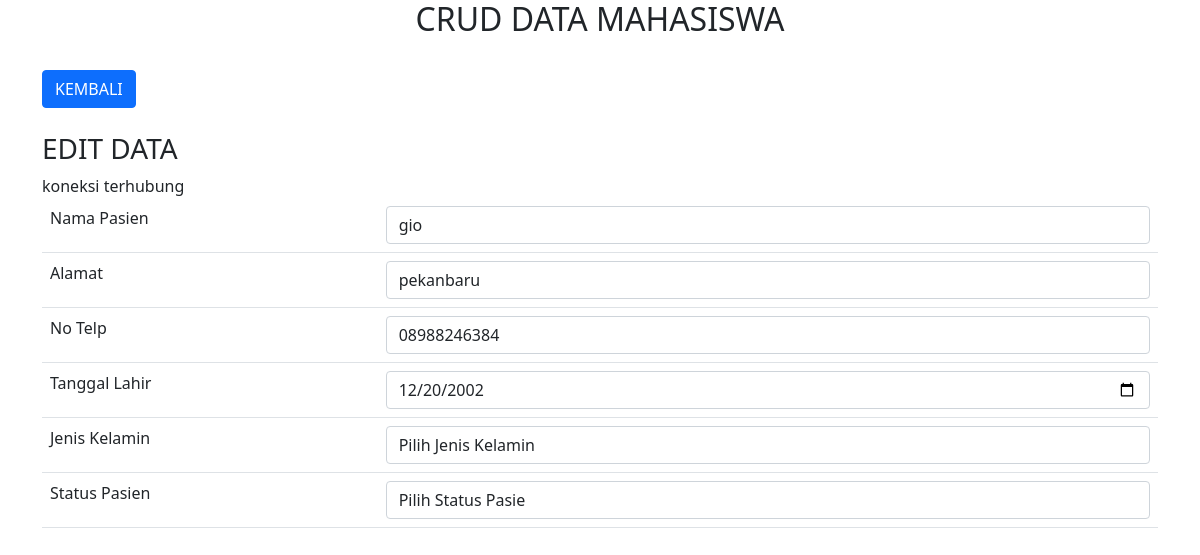
Page /edit.php?id_pasien=1 on the committed database.
### tables this page shows
CREATE TABLE `tb_rumahsakit` (
  `id_pasien` int(11) NOT NULL,
  `nama_pasien` varchar(255) NOT NULL,
  `alamat_pasien` varchar(255) NOT NULL,
  `no_telp` varchar(255) NOT NULL,
  `tanggal_lahir` date NOT NULL,
  `jenis_kelamin` enum('Laki-laki','Perempuan','','') NOT NULL,
  `status_pasien` enum('Aktif','Tidak Aktif','','') NOT NULL
);

### edit.php (the view, shortened to what this page needs)
<!DOCTYPE html>
<html lang="en">
<head>
    <link href="https://cdn.jsdelivr.net/npm/bootstrap@5.0.2/dist/css/bootstrap.min.css" rel="stylesheet">
</head>
<body>
    <div class="container">
        <h2 class="text-center">CRUD DATA MAHASISWA</h2>
        <br>
        <a href="index.php" class="btn btn-primary">KEMBALI</a>
        <br>
        <br>
        <h3>EDIT DATA</h3>
        <?php
        include 'koneksi.php';
        $id_pasien = $_GET['id_pasien'];
        $data = mysqli_query($koneksi, "select * from tb_rumahsakit where id_pasien = '$id_pasien'");
        while($d = mysqli_fetch_array($data)){
            ?>
            <form method='post' action="update.php">
                <table class="table">
                    <tr>
                        <td>Nama Pasien</td>
                        <td>
                            <input type="text" name="nama_pasien" value="<?php echo $d['nama_pasien']; ?>" class="form-control">
                        </td>
                    </tr>
                    <tr>
                        <td>Alamat</td>
                        <td>
                            <input type="text" name="alamat_pasien" value="<?php echo $d['alamat_pasien']; ?>" class="form-control">
                        </td>
                    </tr>
                    <tr>
                        <td>No Telp</td>
                        <td>
                            <input type="number" name="no_telp" value="<?php echo $d['no_telp']; ?>" class="form-control">
                        </td>
                    </tr>
                    <tr>
                        <td>Tanggal Lahir</td>
                        <td>
                            <input type="date" name="tanggal_lahir" value="<?php echo $d['tanggal_lahir']; ?>" class="form-control">
                        </td>
                    </tr>
                    <tr>
                        <td>Jenis Kelamin</td>
                        <td>
                            <select name="jenis_kelamin" class="form-control">
                                <option value="">Pilih Jenis Kelamin</option>
                            </select>
                        </td>
                    </tr>
                    <tr>
                        <td>Status Pasien</td>
                        <td>
                            <select name="status_pasien" class="form-control">
                                <option value="">Pilih Status Pasie</option>
                            </select>
                        </td>
                    </tr>
                </table>
            </form>
            <?php
        }
        ?>
    </div>
</body>
</html>

### rows in the picture
tb_rumahsakit: nama_pasien "gio", alamat_pasien "pekanbaru", no_telp "08988246384", tanggal_lahir "12/20/2002"
